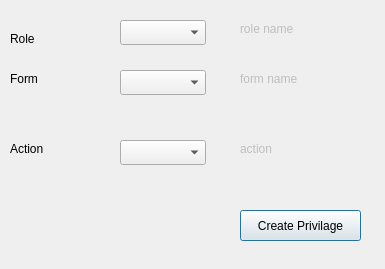
<?xml version="1.0" encoding="UTF-8"?>
<ui version="4.0">
 <class>dialog</class>
 <widget class="QDialog" name="dialog">
  <property name="geometry">
   <rect>
    <x>0</x>
    <y>0</y>
    <width>385</width>
    <height>269</height>
   </rect>
  </property>
  <property name="windowTitle">
   <string>Priv</string>
  </property>
  <widget class="QLabel" name="LB_roleName">
   <property name="enabled">
    <bool>false</bool>
   </property>
   <property name="geometry">
    <rect>
     <x>240</x>
     <y>20</y>
     <width>151</width>
     <height>17</height>
    </rect>
   </property>
   <property name="frameShape">
    <enum>QFrame::NoFrame</enum>
   </property>
   <property name="text">
    <string>role name</string>
   </property>
  </widget>
  <widget class="QComboBox" name="CMB_roleId">
   <property name="geometry">
    <rect>
     <x>120</x>
     <y>20</y>
     <width>86</width>
     <height>25</height>
    </rect>
   </property>
  </widget>
  <widget class="QLabel" name="LB_formName">
   <property name="enabled">
    <bool>false</bool>
   </property>
   <property name="geometry">
    <rect>
     <x>240</x>
     <y>70</y>
     <width>141</width>
     <height>17</height>
    </rect>
   </property>
   <property name="frameShape">
    <enum>QFrame::NoFrame</enum>
   </property>
   <property name="text">
    <string>form name</string>
   </property>
  </widget>
  <widget class="QLabel" name="label_2">
   <property name="geometry">
    <rect>
     <x>10</x>
     <y>70</y>
     <width>67</width>
     <height>17</height>
    </rect>
   </property>
   <property name="text">
    <string>Form</string>
   </property>
  </widget>
  <widget class="QComboBox" name="CMB_formId">
   <property name="geometry">
    <rect>
     <x>120</x>
     <y>70</y>
     <width>86</width>
     <height>25</height>
    </rect>
   </property>
  </widget>
  <widget class="QLabel" name="label_3">
   <property name="geometry">
    <rect>
     <x>10</x>
     <y>140</y>
     <width>67</width>
     <height>17</height>
    </rect>
   </property>
   <property name="text">
    <string>Action </string>
   </property>
  </widget>
  <widget class="QLabel" name="User">
   <property name="geometry">
    <rect>
     <x>10</x>
     <y>30</y>
     <width>67</width>
     <height>17</height>
    </rect>
   </property>
   <property name="text">
    <string>Role</string>
   </property>
  </widget>
  <widget class="QComboBox" name="CMB_actionId">
   <property name="geometry">
    <rect>
     <x>120</x>
     <y>140</y>
     <width>86</width>
     <height>25</height>
    </rect>
   </property>
  </widget>
  <widget class="QPushButton" name="BTN_createPrivilage">
   <property name="geometry">
    <rect>
     <x>240</x>
     <y>210</y>
     <width>121</width>
     <height>31</height>
    </rect>
   </property>
   <property name="text">
    <string>Create Privilage</string>
   </property>
  </widget>
  <widget class="QLabel" name="LB_actionName">
   <property name="enabled">
    <bool>false</bool>
   </property>
   <property name="geometry">
    <rect>
     <x>240</x>
     <y>140</y>
     <width>141</width>
     <height>17</height>
    </rect>
   </property>
   <property name="frameShape">
    <enum>QFrame::NoFrame</enum>
   </property>
   <property name="text">
    <string>action</string>
   </property>
  </widget>
 </widget>
 <resources/>
 <connections/>
</ui>
